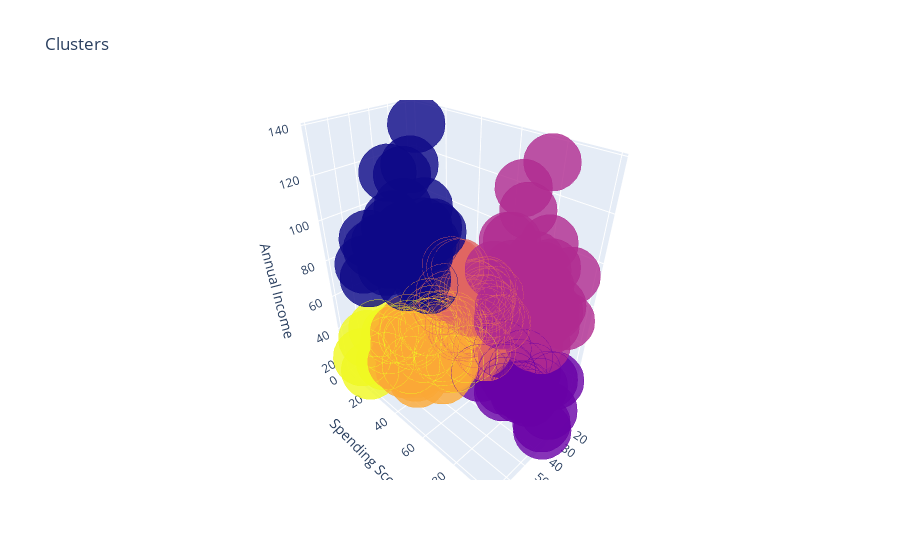

Write notebook code for a chart like this one.
### Code cell
df['label3'] =  labels3
trace1 = go.Scatter3d(
    x= df['age'],
    y= df['spending score (1-100)'],
    z= df['annual income (k$)'],
    mode='markers',
     marker=dict(
        color = df['label3'], 
        size= 20,
        line=dict(
            color= df['label3'],
            width= 12
        ),
        opacity=0.8
     )
)
data = [trace1]
layout = go.Layout(
#     margin=dict(
#         l=0,
#         r=0,
#         b=0,
#         t=0
#     )
    title= 'Clusters',
    scene = dict(
            xaxis = dict(title  = 'Age'),
            yaxis = dict(title  = 'Spending Score'),
            zaxis = dict(title  = 'Annual Income')
        )
)
fig = go.Figure(data=data, layout=layout)
py.offline.iplot(fig)

### Figure 1 — Plotly figure (JSON) as saved in the notebook; plotly's stock layout.template omitted (floating-point values rounded to 4 significant figures; data arrays with more than 128 entries replaced by an {"elided": "..."} marker saying what was removed)
{"data": [{"marker": {"color": {"elided": "200 int values"}, "line": {"color": {"elided": "200 int values"}, "width": 12}, "opacity": 0.8, "size": 20}, "mode": "markers", "type": "scatter3d", "x": {"elided": "200 int values"}, "y": {"elided": "200 int values"}, "z": {"elided": "200 int values"}}], "layout": {"scene": {"xaxis": {"title": {"text": "Age"}}, "yaxis": {"title": {"text": "Spending Score"}}, "zaxis": {"title": {"text": "Annual Income"}}}, "title": {"text": "Clusters"}}}
